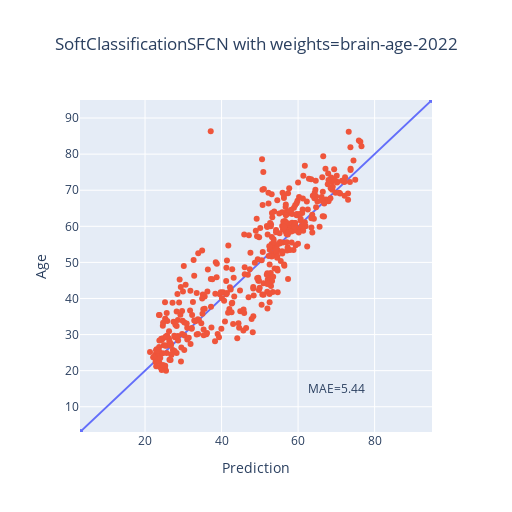

Notebook source saved alongside this figure:
### Code cell
import plotly.graph_objs as go

traces = [
    go.Scatter(
        x=[MIN_AGE, MAX_AGE],
        y=[MIN_AGE, MAX_AGE],
        showlegend=False
    ),
    go.Scatter(
        x=predictions['prediction'],
        y=predictions['age'],
        mode='markers',
        showlegend=False
    )
]

mae = np.mean(np.abs(predictions['prediction'] - predictions['age']))

layout = go.Layout(
    title={'x': 0.5, 'text': f'{model.__class__.__name__} with weights={WEIGHTS}'},
    xaxis={'range': [MIN_AGE, MAX_AGE], 'title': 'Prediction'},
    yaxis={'range': [MIN_AGE, MAX_AGE], 'title': 'Age'},
    width=512,
    height=512,
    annotations=[{'x':70, 'y':15, 'text': f'MAE={mae:.2f}', 'showarrow': False}]
)

figure = go.Figure(traces, layout)
figure.show()

### Figure 1 — Plotly figure (JSON) as saved in the notebook; plotly's stock layout.template omitted (floating-point values rounded to 4 significant figures; data arrays with more than 128 entries replaced by an {"elided": "..."} marker saying what was removed)
{"data": [{"showlegend": false, "type": "scatter", "x": [3, 95], "y": [3, 95]}, {"mode": "markers", "showlegend": false, "type": "scatter", "x": {"elided": "412 float values"}, "y": {"elided": "412 float values"}}], "layout": {"annotations": [{"showarrow": false, "text": "MAE=5.44", "x": 70, "y": 15}], "height": 512, "title": {"text": "SoftClassificationSFCN with weights=brain-age-2022", "x": 0.5}, "width": 512, "xaxis": {"range": [3, 95], "title": {"text": "Prediction"}, "type": "linear"}, "yaxis": {"range": [3, 95], "title": {"text": "Age"}, "type": "linear"}}}
